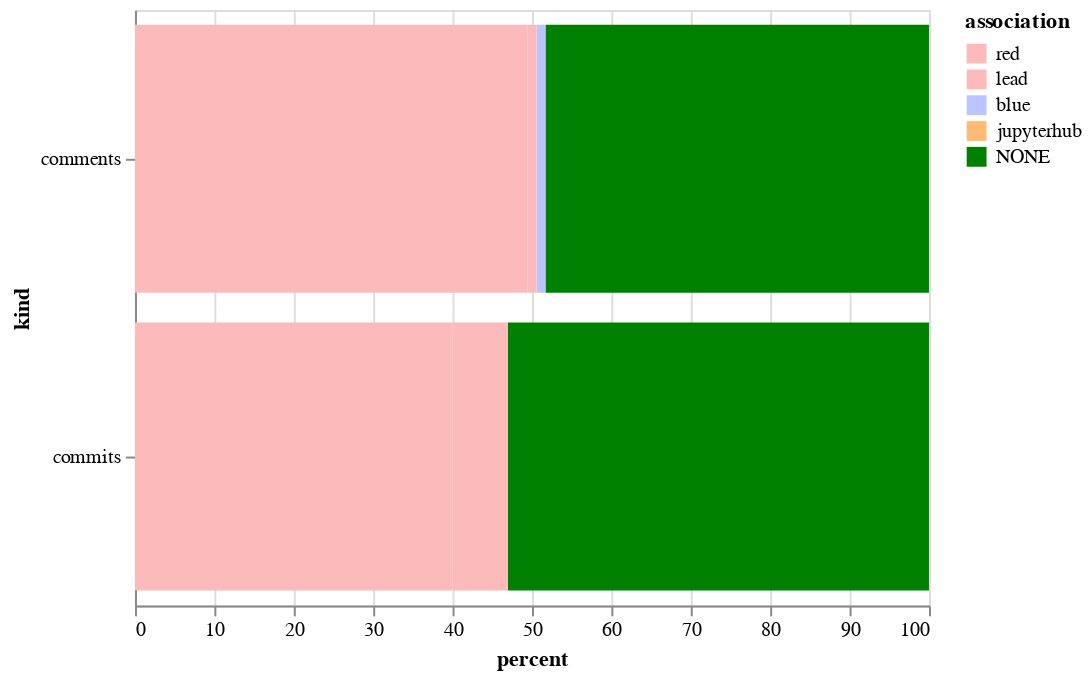

Source (notebook cell):
### Code cell
alt.Chart(sum_both).mark_bar().encode(
    x='percent',
    y='kind',
    color=alt.Color('association', sort=["CONTRIBUTOR", "MEMBER", "NONE"], scale=color_scale)
)

### Figure 1 — Vega-Lite specification as saved in the notebook (floating-point values rounded to 4 significant figures)
{"$schema": "https://vega.github.io/schema/vega-lite/v2.6.0.json", "config": {"view": {"height": 300, "width": 400}}, "data": {"name": "data-e7ba27c9679d65de5cce1cbccb8137b4"}, "datasets": {"data-e7ba27c9679d65de5cce1cbccb8137b4": [{"association": "NONE", "kind": "comments", "percent": 48.3}, {"association": "blue", "kind": "comments", "percent": 1.136}, {"association": "lead", "kind": "comments", "percent": 1.136}, {"association": "red", "kind": "comments", "percent": 49.43}, {"association": "NONE", "kind": "commits", "percent": 53.04}, {"association": "lead", "kind": "commits", "percent": 6.957}, {"association": "red", "kind": "commits", "percent": 40.0}]}, "encoding": {"color": {"field": "association", "scale": {"domain": ["red", "lead", "blue", "jupyterhub", "NONE"], "range": ["#fdbaba", "#fdbaba", "#bac5fd", "#ffbb74", "green"]}, "sort": ["CONTRIBUTOR", "MEMBER", "NONE"], "type": "nominal"}, "x": {"field": "percent", "type": "quantitative"}, "y": {"field": "kind", "type": "nominal"}}, "mark": "bar"}
